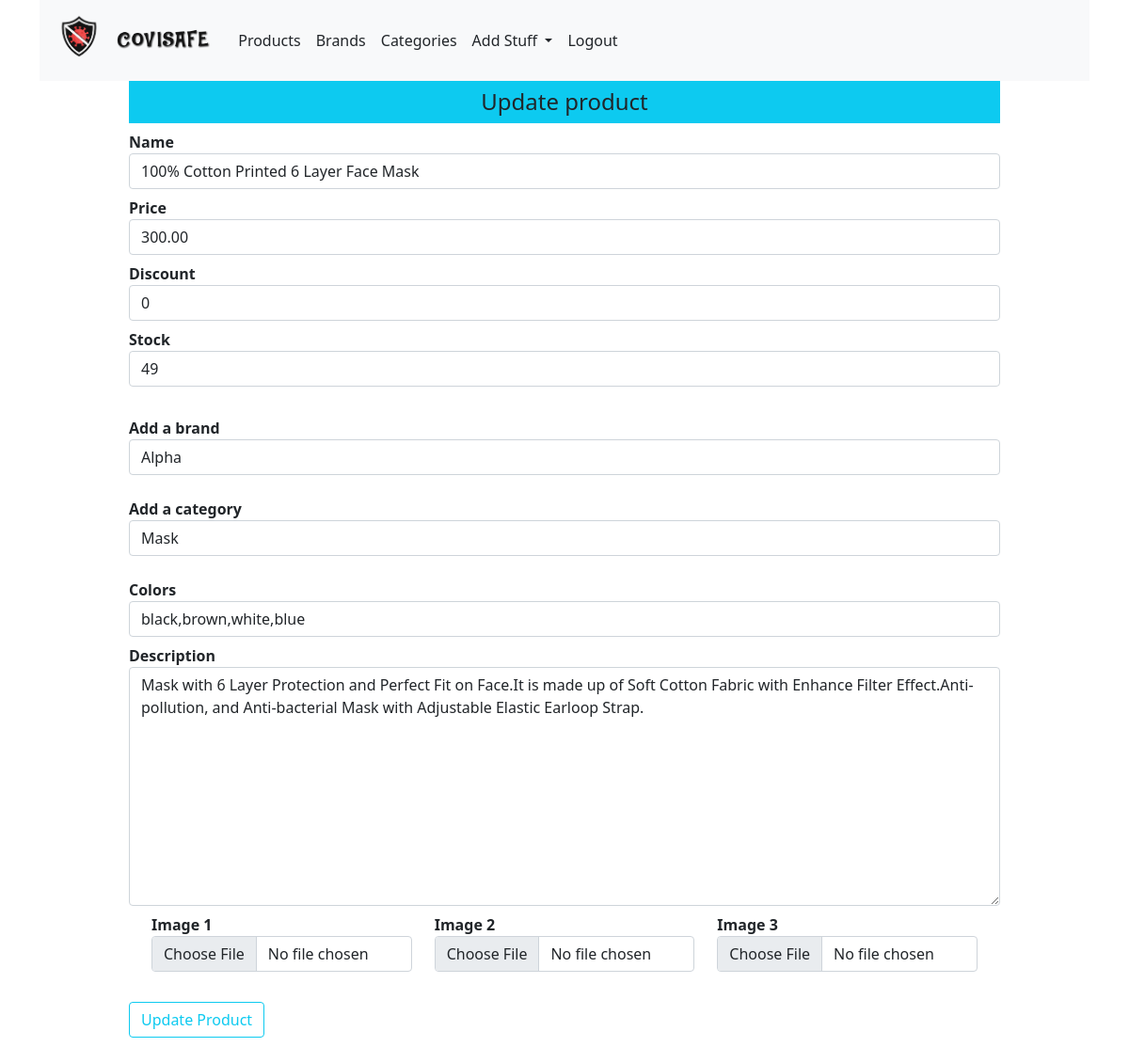
Screenshot of /updateproduct/15 with the database file from the repository.
### shop/products/models.py (models this page shows, shortened)
class Product(db.Model):
    __searchable__=['name','desc']
    id = db.Column(db.Integer, primary_key=True)
    name = db.Column(db.String(80), nullable=False)
    price = db.Column(db.Numeric(10,2), nullable=False)
    discount = db.Column(db.Integer, default=0)
    stock = db.Column(db.Integer, nullable=False)
    colors = db.Column(db.Text, nullable=False)
    desc = db.Column(db.Text, nullable=False)
    pub_date = db.Column(db.DateTime, nullable=False, default=datetime.utcnow)
    brand_id = db.Column(db.Integer, db.ForeignKey('brand.id'), nullable=False)
    brand = db.relationship('Brand',backref=db.backref('brands', lazy=True))
    category_id = db.Column(db.Integer, db.ForeignKey('category.id'), nullable=False)
    category = db.relationship('Category',backref=db.backref('categories', lazy=True))
    image_1 = db.Column(db.String(150), nullable=False, default='image1.jpg')
    image_2 = db.Column(db.String(150), nullable=False, default='image2.jpg')
    image_3 = db.Column(db.String(150), nullable=False, default='image3.jpg')

class Brand(db.Model):
    id = db.Column(db.Integer, primary_key=True)
    name = db.Column(db.String(30), nullable=False,unique=True)

class Category(db.Model):
    id = db.Column(db.Integer, primary_key=True)
    name = db.Column(db.String(30), nullable=False,unique=True)

### shop/products/routes.py (the view, shortened to what this page needs)
@app.route('/updateproduct/<int:id>', methods=['GET','POST'])
def updateproduct(id):
    brands = Brand.query.all()
    categories = Category.query.all()
    product = Product.query.get_or_404(id)
    brand = request.form.get('brand')
    category = request.form.get('category')
    form = Addproducts(request.form)
    form.name.data = product.name
    form.price.data = product.price
    form.discount.data =product.discount
    form.stock.data=product.stock
    form.colors.data=product.colors
    form.description.data=product.desc
    return render_template('products/updateproduct.html',form=form,brands=brands,categories=categories,product=product)

### shop/products/forms.py
class Addproducts(Form):
    name = StringField('Name', [validators.DataRequired()])
    price = FloatField('Price', [validators.DataRequired()])
    discount = IntegerField('Discount', default=0)
    stock = IntegerField('Stock', [validators.DataRequired()])
    colors = StringField('Colors', [validators.DataRequired()])
    description = TextAreaField('Description', [validators.DataRequired()])
    image_1 = FileField('Image 1', validators=[FileAllowed(['jpg','png','gif','jpeg'], 'Images only please')])
    image_2 = FileField('Image 2', validators=[FileAllowed(['jpg','png','gif','jpeg'], 'Images only please')])
    image_3 = FileField('Image 3', validators=[FileAllowed(['jpg','png','gif','jpeg'], 'Images only please')])

### shop/templates/products/updateproduct.html (shortened to what this page needs)
{% extends "layout.html" %}
{% block content %}
{% include 'nav.html' %}
<div class="container">
    <div class="row">
        <div class="col-md-1"></div>
            <div class="col-md-10">
                <div class="text-center bg-info p-2 h4">Update product</div>
                {% from "_formhelpers.html" import render_field %}
                <form method="POST" enctype="multipart/form-data">
                <div>
                    {{ render_field(form.name, class="form-control") }}
                    {{ render_field(form.price, class="form-control") }}
                    {{ render_field(form.discount, class="form-control") }}
                    {{ render_field(form.stock, class="form-control") }}
                    <br>
                    <dt>Add a brand</dt>
                    <select name="brand" id="brand" class="form-control" required>
                    <option value="{{product.brand_id}}"> {{product.brand.name}}</option>
                    </select>
                    <br>
                    <dt>Add a category</dt>
                    <select name="category" id="category" class="form-control" required>
                    <option value="{{product.category_id}}"> {{product.category.name}}</option>
                    </select>
                    <br>
                    {{ render_field(form.colors, class="form-control") }}
                    {{ render_field(form.description, class="form-control", rows="10") }}
                </div>
                <div class="container">
                    <div class="row">
                        <div class="col-md-4">{{ render_field(form.image_1, class="form-control") }}</div>
                        <div class="col-md-4">{{ render_field(form.image_2, class="form-control") }}</div>
                        <div class="col-md-4">{{ render_field(form.image_3, class="form-control") }}</div>
                    </div>
                </div>
                <button type = "submit" class="btn btn-outline-info mt-4 mb-5"> Update Product</button>
                </form>
            </div>
      <div class="col-md-1"></div>
    </div>
</div>
{% endblock content %}

### shop/templates/_formhelpers.html (shortened to what this page needs)
{% macro render_field(field) %}
  <dt>{{ field.label }}
  <dd>{{ field(**kwargs)|safe }}
  </dd>
{% endmacro %}

### rows the page displays
Product: name "100% Cotton Printed 6 Layer Face Mask", price "300.00", discount "0", stock "49", colors "black,brown,white,blue"
Brand: brand "Alpha"
Category: category "Mask"

### other values shown
{{ field.label }} "Name Price Discount Stock Colors Description Image 1 Image 2 Image 3"
